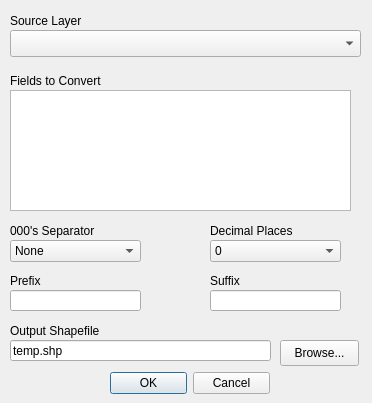
<?xml version="1.0" encoding="UTF-8"?>
<ui version="4.0">
 <class>mmqgis_float_to_text_form</class>
 <widget class="QDialog" name="mmqgis_float_to_text_form">
  <property name="windowModality">
   <enum>Qt::ApplicationModal</enum>
  </property>
  <property name="enabled">
   <bool>true</bool>
  </property>
  <property name="geometry">
   <rect>
    <x>0</x>
    <y>0</y>
    <width>372</width>
    <height>403</height>
   </rect>
  </property>
  <property name="mouseTracking">
   <bool>false</bool>
  </property>
  <property name="windowTitle">
   <string>Float to Text</string>
  </property>
  <widget class="QDialogButtonBox" name="buttonBox">
   <property name="geometry">
    <rect>
     <x>110</x>
     <y>370</y>
     <width>160</width>
     <height>26</height>
    </rect>
   </property>
   <property name="orientation">
    <enum>Qt::Horizontal</enum>
   </property>
   <property name="standardButtons">
    <set>QDialogButtonBox::Cancel|QDialogButtonBox::Ok</set>
   </property>
  </widget>
  <widget class="QLabel" name="label">
   <property name="geometry">
    <rect>
     <x>10</x>
     <y>320</y>
     <width>261</width>
     <height>22</height>
    </rect>
   </property>
   <property name="text">
    <string>Output Shapefile</string>
   </property>
  </widget>
  <widget class="QLineEdit" name="filename">
   <property name="geometry">
    <rect>
     <x>10</x>
     <y>340</y>
     <width>261</width>
     <height>21</height>
    </rect>
   </property>
   <property name="text">
    <string>temp.shp</string>
   </property>
   <property name="readOnly">
    <bool>false</bool>
   </property>
  </widget>
  <widget class="QPushButton" name="browse">
   <property name="geometry">
    <rect>
     <x>280</x>
     <y>340</y>
     <width>79</width>
     <height>26</height>
    </rect>
   </property>
   <property name="text">
    <string>Browse...</string>
   </property>
  </widget>
  <widget class="QComboBox" name="sourcelayer">
   <property name="geometry">
    <rect>
     <x>10</x>
     <y>30</y>
     <width>351</width>
     <height>27</height>
    </rect>
   </property>
  </widget>
  <widget class="QLabel" name="label_4">
   <property name="geometry">
    <rect>
     <x>10</x>
     <y>10</y>
     <width>121</width>
     <height>22</height>
    </rect>
   </property>
   <property name="text">
    <string>Source Layer</string>
   </property>
  </widget>
  <widget class="QListWidget" name="fieldnames">
   <property name="geometry">
    <rect>
     <x>10</x>
     <y>90</y>
     <width>341</width>
     <height>121</height>
    </rect>
   </property>
   <property name="selectionMode">
    <enum>QAbstractItemView::ExtendedSelection</enum>
   </property>
  </widget>
  <widget class="QLabel" name="label_5">
   <property name="geometry">
    <rect>
     <x>10</x>
     <y>70</y>
     <width>121</width>
     <height>22</height>
    </rect>
   </property>
   <property name="text">
    <string>Fields to Convert</string>
   </property>
  </widget>
  <widget class="QComboBox" name="separator">
   <property name="geometry">
    <rect>
     <x>10</x>
     <y>240</y>
     <width>131</width>
     <height>22</height>
    </rect>
   </property>
   <item>
    <property name="text">
     <string>None</string>
    </property>
   </item>
   <item>
    <property name="text">
     <string>Comma</string>
    </property>
   </item>
   <item>
    <property name="text">
     <string>Space</string>
    </property>
   </item>
  </widget>
  <widget class="QLabel" name="label_6">
   <property name="geometry">
    <rect>
     <x>10</x>
     <y>220</y>
     <width>121</width>
     <height>22</height>
    </rect>
   </property>
   <property name="text">
    <string>000's Separator</string>
   </property>
  </widget>
  <widget class="QComboBox" name="decimals">
   <property name="geometry">
    <rect>
     <x>210</x>
     <y>240</y>
     <width>131</width>
     <height>22</height>
    </rect>
   </property>
   <item>
    <property name="text">
     <string>0</string>
    </property>
   </item>
   <item>
    <property name="text">
     <string>1</string>
    </property>
   </item>
   <item>
    <property name="text">
     <string>2</string>
    </property>
   </item>
   <item>
    <property name="text">
     <string>3</string>
    </property>
   </item>
   <item>
    <property name="text">
     <string>4</string>
    </property>
   </item>
   <item>
    <property name="text">
     <string>5</string>
    </property>
   </item>
   <item>
    <property name="text">
     <string>6</string>
    </property>
   </item>
   <item>
    <property name="text">
     <string>7</string>
    </property>
   </item>
   <item>
    <property name="text">
     <string>8</string>
    </property>
   </item>
   <item>
    <property name="text">
     <string>9</string>
    </property>
   </item>
   <item>
    <property name="text">
     <string>10</string>
    </property>
   </item>
   <item>
    <property name="text">
     <string>11</string>
    </property>
   </item>
   <item>
    <property name="text">
     <string>12</string>
    </property>
   </item>
  </widget>
  <widget class="QLabel" name="label_7">
   <property name="geometry">
    <rect>
     <x>210</x>
     <y>220</y>
     <width>121</width>
     <height>22</height>
    </rect>
   </property>
   <property name="text">
    <string>Decimal Places</string>
   </property>
  </widget>
  <widget class="QLineEdit" name="prefix">
   <property name="geometry">
    <rect>
     <x>10</x>
     <y>290</y>
     <width>131</width>
     <height>21</height>
    </rect>
   </property>
  </widget>
  <widget class="QLabel" name="label_8">
   <property name="geometry">
    <rect>
     <x>10</x>
     <y>270</y>
     <width>121</width>
     <height>22</height>
    </rect>
   </property>
   <property name="text">
    <string>Prefix</string>
   </property>
  </widget>
  <widget class="QLabel" name="label_9">
   <property name="geometry">
    <rect>
     <x>210</x>
     <y>270</y>
     <width>121</width>
     <height>22</height>
    </rect>
   </property>
   <property name="text">
    <string>Suffix</string>
   </property>
  </widget>
  <widget class="QLineEdit" name="suffix">
   <property name="geometry">
    <rect>
     <x>210</x>
     <y>290</y>
     <width>131</width>
     <height>21</height>
    </rect>
   </property>
  </widget>
 </widget>
 <tabstops>
  <tabstop>sourcelayer</tabstop>
  <tabstop>fieldnames</tabstop>
  <tabstop>separator</tabstop>
  <tabstop>decimals</tabstop>
  <tabstop>prefix</tabstop>
  <tabstop>suffix</tabstop>
  <tabstop>filename</tabstop>
  <tabstop>browse</tabstop>
  <tabstop>buttonBox</tabstop>
 </tabstops>
 <resources/>
 <connections>
  <connection>
   <sender>buttonBox</sender>
   <signal>accepted()</signal>
   <receiver>mmqgis_float_to_text_form</receiver>
   <slot>accept()</slot>
   <hints>
    <hint type="sourcelabel">
     <x>248</x>
     <y>254</y>
    </hint>
    <hint type="destinationlabel">
     <x>157</x>
     <y>274</y>
    </hint>
   </hints>
  </connection>
  <connection>
   <sender>buttonBox</sender>
   <signal>rejected()</signal>
   <receiver>mmqgis_float_to_text_form</receiver>
   <slot>reject()</slot>
   <hints>
    <hint type="sourcelabel">
     <x>316</x>
     <y>260</y>
    </hint>
    <hint type="destinationlabel">
     <x>286</x>
     <y>274</y>
    </hint>
   </hints>
  </connection>
 </connections>
</ui>
